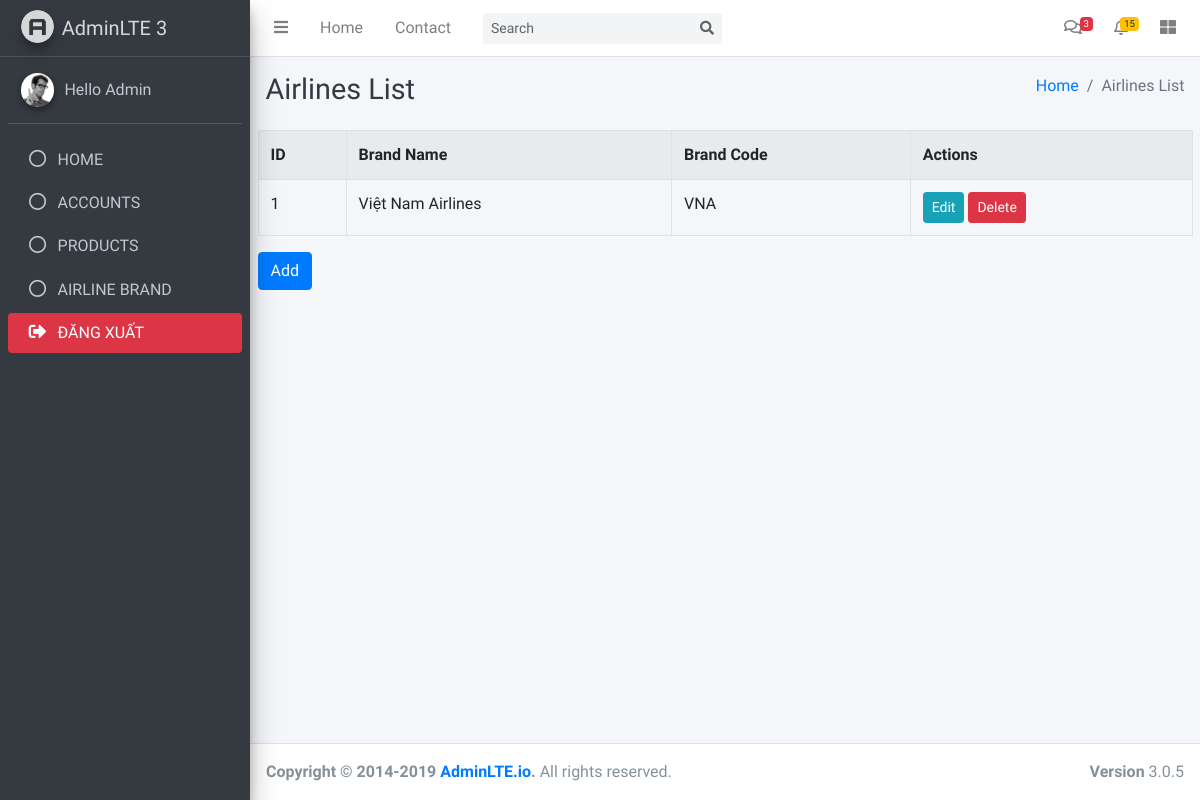
Page /admin/airlineBrand.php (signed in) on the earlier database version.
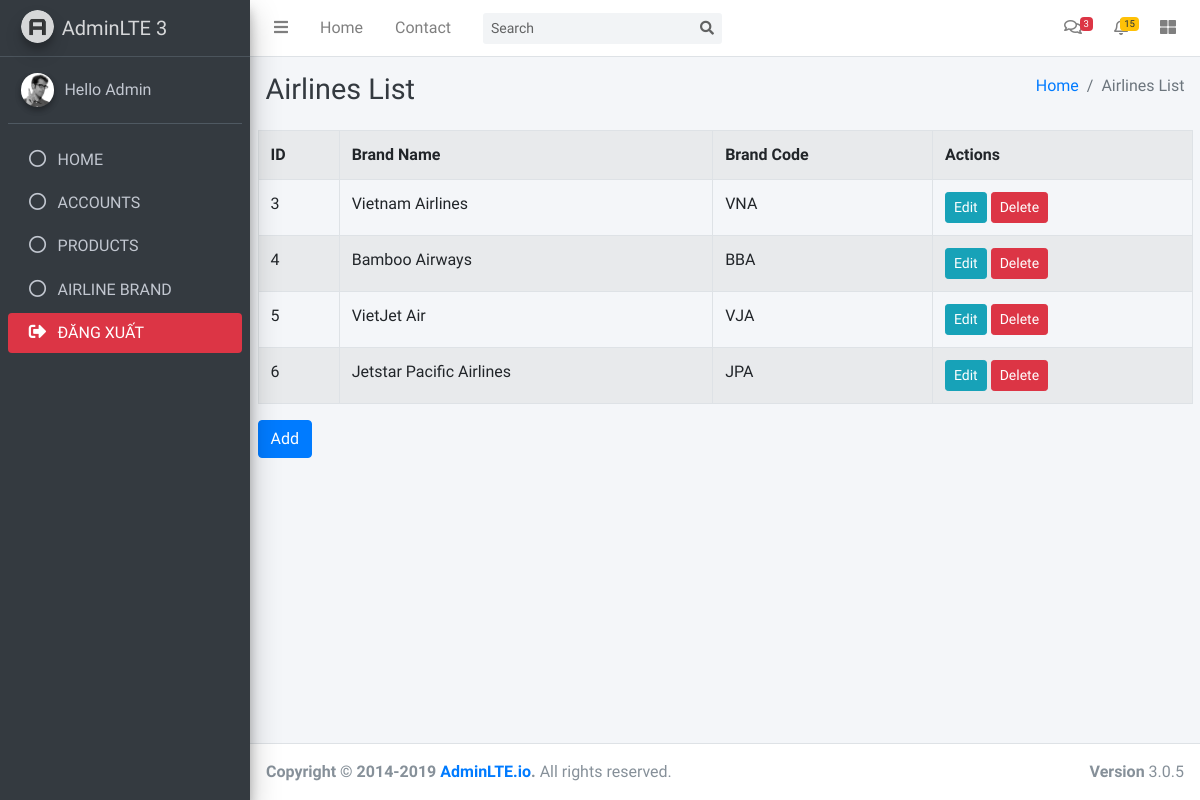
Same page on the later database version.
### tables this page shows
CREATE TABLE `airlines` (
  `airline_id` int(11) NOT NULL,
  `airline_code` varchar(10) NOT NULL,
  `airline_name` varchar(255) NOT NULL
);

### admin/airlineBrand.php (the view, shortened to what this page needs)
<?php
include 'layout/header.php';
include '../config/connect.php';
$query = "SELECT * FROM airlines";
$result = mysqli_query($conn, $query);
?>
<div class="content-header">
    <div class="container-fluid">
        <div class="row mb-2">
            <div class="col-sm-6">
                <h1 class="m-0 text-dark">Airlines List</h1>
            </div>
            <div class="col-sm-6">
                <ol class="breadcrumb float-sm-right">
                    <li class="breadcrumb-item"><a href="#">Home</a></li>
                    <li class="breadcrumb-item active">Airlines List</li>
                </ol>
            </div>
        </div>
    </div>
</div>
<div class="container-fluid">
    <?php
    if (mysqli_num_rows($result) > 0) {
        echo "<table class='table table-striped table-bordered'>";
        echo "<tr><th>ID</th><th>Brand Name</th><th>Brand Code</th><th>Actions</th></tr>";
        while ($row = mysqli_fetch_assoc($result)) {
            echo "<tr>";
            echo "<td>" . $row["airline_id"] . "</td>";
            echo "<td>" . $row["airline_name"] . "</td>";
            echo "<td>" . $row["airline_code"] . "</td>";
            echo "<td><a href='editA.php?id=" . $row["airline_id"] . "' class='btn btn-info btn-sm'>Edit</a> <a href='action/delete-airline.php?id=" . $row["airline_id"] . "' class='btn btn-danger btn-sm'>Delete</a></td>";
            echo "</tr>";
        }
        echo "</table>";
        echo "<a href='addA.php' class='btn btn-primary'>Add</a>";
    } else {
        echo "0 results";
    }
    ?>
</div>
<?php include 'layout/footer.php'; ?>

Differences in the rows shown:
removed airlines: airline_id "1", airline_name "Việt Nam Airlines", airline_code "VNA"
added airlines: airline_id "3", airline_name "Vietnam Airlines", airline_code "VNA"
added airlines: airline_id "4", airline_name "Bamboo Airways", airline_code "BBA"
added airlines: airline_id "5", airline_name "VietJet Air", airline_code "VJA"
added airlines: airline_id "6", airline_name "Jetstar Pacific Airlines", airline_code "JPA"
